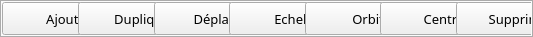
           <widget class="QTabWidget" name="tabWidget1">
            <property name="sizePolicy">
             <sizepolicy hsizetype="MinimumExpanding" vsizetype="Preferred">
              <horstretch>0</horstretch>
              <verstretch>0</verstretch>
             </sizepolicy>
            </property>
            <property name="font">
             <font>
              <family>Century Gothic</family>
              <pointsize>10</pointsize>
             </font>
            </property>
            <property name="tabPosition">
             <enum>QTabWidget::South</enum>
            </property>
            <property name="tabShape">
             <enum>QTabWidget::Rounded</enum>
            </property>
            <property name="elideMode">
             <enum>Qt::ElideNone</enum>
            </property>
            <property name="usesScrollButtons">
             <bool>false</bool>
            </property>
            <property name="tabBarAutoHide">
             <bool>true</bool>
            </property>
            <widget class="QWidget" name="tabWidgetPage1">
             <attribute name="title">
              <string/>
             </attribute>
             <layout class="QHBoxLayout" name="horizontalLayout_3">
              <property name="spacing">
               <number>0</number>
              </property>
              <property name="sizeConstraint">
               <enum>QLayout::SetDefaultConstraint</enum>
              </property>
              <property name="leftMargin">
               <number>0</number>
              </property>
              <property name="topMargin">
               <number>0</number>
              </property>
              <property name="rightMargin">
               <number>0</number>
              </property>
              <property name="bottomMargin">
               <number>0</number>
              </property>
              <item>
               <widget class="QPushButton" name="addButton">
                <property name="minimumSize">
                 <size>
                  <width>130</width>
                  <height>33</height>
                 </size>
                </property>
                <property name="maximumSize">
                 <size>
                  <width>85</width>
                  <height>33</height>
                 </size>
                </property>
                <property name="font">
                 <font>
                  <family>Century Gothic</family>
                  <pointsize>10</pointsize>
                 </font>
                </property>
                <property name="text">
                 <string> Ajouter</string>
                </property>
                <property name="icon">
                 <iconset resource="../ressource.qrc">
                  <normaloff>:/assets/assets/add.png</normaloff>:/assets/assets/add.png</iconset>
                </property>
                <property name="iconSize">
                 <size>
                  <width>23</width>
                  <height>23</height>
                 </size>
                </property>
                <property name="flat">
                 <bool>false</bool>
                </property>
               </widget>
              </item>
              <item>
               <widget class="QPushButton" name="duplicateButton">
                <property name="sizePolicy">
                 <sizepolicy hsizetype="MinimumExpanding" vsizetype="Minimum">
                  <horstretch>0</horstretch>
                  <verstretch>0</verstretch>
                 </sizepolicy>
                </property>
                <property name="minimumSize">
                 <size>
                  <width>130</width>
                  <height>25</height>
                 </size>
                </property>
                <property name="maximumSize">
                 <size>
                  <width>39</width>
                  <height>33</height>
                 </size>
                </property>
                <property name="font">
                 <font>
                  <family>Century Gothic</family>
                  <pointsize>10</pointsize>
                 </font>
                </property>
                <property name="text">
                 <string> Dupliquer</string>
                </property>
                <property name="icon">
                 <iconset resource="../ressource.qrc">
                  <normaloff>:/assets/assets/copy.png</normaloff>:/assets/assets/copy.png</iconset>
                </property>
                <property name="iconSize">
                 <size>
                  <width>23</width>
                  <height>23</height>
                 </size>
                </property>
                <property name="default">
                 <bool>false</bool>
                </property>
                <property name="flat">
                 <bool>false</bool>
                </property>
               </widget>
              </item>
              <item>
               <widget class="QPushButton" name="moveButton">
                <property name="sizePolicy">
                 <sizepolicy hsizetype="MinimumExpanding" vsizetype="Minimum">
                  <horstretch>0</horstretch>
                  <verstretch>0</verstretch>
                 </sizepolicy>
                </property>
                <property name="minimumSize">
                 <size>
                  <width>130</width>
                  <height>25</height>
                 </size>
                </property>
                <property name="maximumSize">
                 <size>
                  <width>39</width>
                  <height>33</height>
                 </size>
                </property>
                <property name="font">
                 <font>
                  <family>Century Gothic</family>
                  <pointsize>10</pointsize>
                 </font>
                </property>
                <property name="toolTip">
                 <string>Déplacer</string>
                </property>
                <property name="text">
                 <string> Déplacer</string>
                </property>
                <property name="icon">
                 <iconset resource="../ressource.qrc">
                  <normaloff>:/assets/assets/move.png</normaloff>:/assets/assets/move.png</iconset>
                </property>
                <property name="iconSize">
                 <size>
                  <width>23</width>
                  <height>23</height>
                 </size>
                </property>
                <property name="default">
                 <bool>false</bool>
                </property>
                <property name="flat">
                 <bool>false</bool>
                </property>
               </widget>
              </item>
              <item>
               <widget class="QPushButton" name="scaleButton">
                <property name="sizePolicy">
                 <sizepolicy hsizetype="MinimumExpanding" vsizetype="Minimum">
                  <horstretch>0</horstretch>
                  <verstretch>0</verstretch>
                 </sizepolicy>
                </property>
                <property name="minimumSize">
                 <size>
                  <width>130</width>
                  <height>25</height>
                 </size>
                </property>
                <property name="maximumSize">
                 <size>
                  <width>39</width>
                  <height>33</height>
                 </size>
                </property>
                <property name="font">
                 <font>
                  <family>Century Gothic</family>
                  <pointsize>10</pointsize>
                 </font>
                </property>
                <property name="toolTip">
                 <string>Echelle</string>
                </property>
                <property name="text">
                 <string> Echelle</string>
                </property>
                <property name="icon">
                 <iconset resource="../ressource.qrc">
                  <normaloff>:/assets/assets/scale.png</normaloff>:/assets/assets/scale.png</iconset>
                </property>
                <property name="iconSize">
                 <size>
                  <width>23</width>
                  <height>23</height>
                 </size>
                </property>
                <property name="default">
                 <bool>false</bool>
                </property>
                <property name="flat">
                 <bool>false</bool>
                </property>
               </widget>
              </item>
              <item>
               <widget class="QPushButton" name="rotateButton">
                <property name="sizePolicy">
                 <sizepolicy hsizetype="Minimum" vsizetype="Minimum">
                  <horstretch>0</horstretch>
                  <verstretch>0</verstretch>
                 </sizepolicy>
                </property>
                <property name="minimumSize">
                 <size>
                  <width>130</width>
                  <height>25</height>
                 </size>
                </property>
                <property name="maximumSize">
                 <size>
                  <width>39</width>
                  <height>33</height>
                 </size>
                </property>
                <property name="font">
                 <font>
                  <family>Century Gothic</family>
                  <pointsize>10</pointsize>
                 </font>
                </property>
                <property name="toolTip">
                 <string>Tourner</string>
                </property>
                <property name="text">
                 <string> Orbite</string>
                </property>
                <property name="icon">
                 <iconset resource="../ressource.qrc">
                  <normaloff>:/assets/assets/rotate.png</normaloff>:/assets/assets/rotate.png</iconset>
                </property>
                <property name="iconSize">
                 <size>
                  <width>23</width>
                  <height>23</height>
                 </size>
                </property>
                <property name="default">
                 <bool>false</bool>
                </property>
                <property name="flat">
                 <bool>false</bool>
                </property>
               </widget>
              </item>
              <item>
               <widget class="QPushButton" name="centerButton">
                <property name="minimumSize">
                 <size>
                  <width>130</width>
                  <height>25</height>
                 </size>
                </property>
                <property name="maximumSize">
                 <size>
                  <width>39</width>
                  <height>33</height>
                 </size>
                </property>
                <property name="font">
                 <font>
                  <family>Century Gothic</family>
                  <pointsize>10</pointsize>
                 </font>
                </property>
                <property name="text">
                 <string> Centrer</string>
                </property>
                <property name="icon">
                 <iconset resource="../ressource.qrc">
                  <normaloff>:/assets/assets/coordinate.png</normaloff>:/assets/assets/coordinate.png</iconset>
                </property>
                <property name="iconSize">
                 <size>
                  <width>23</width>
                  <height>23</height>
                 </size>
                </property>
                <property name="default">
                 <bool>false</bool>
                </property>
                <property name="flat">
                 <bool>false</bool>
                </property>
               </widget>
              </item>
              <item>
               <widget class="QPushButton" name="deleteButton">
                <property name="sizePolicy">
                 <sizepolicy hsizetype="Minimum" vsizetype="Minimum">
                  <horstretch>0</horstretch>
                  <verstretch>0</verstretch>
                 </sizepolicy>
                </property>
                <property name="minimumSize">
                 <size>
                  <width>130</width>
                  <height>25</height>
                 </size>
                </property>
                <property name="maximumSize">
                 <size>
                  <width>57</width>
                  <height>33</height>
                 </size>
                </property>
                <property name="font">
                 <font>
                  <family>Century Gothic</family>
                  <pointsize>10</pointsize>
                 </font>
                </property>
                <property name="toolTip">
                 <string>Supprimer</string>
                </property>
                <property name="text">
                 <string>Supprimer</string>
                </property>
                <property name="icon">
                 <iconset resource="../ressource.qrc">
                  <normaloff>:/assets/assets/remove.png</normaloff>:/assets/assets/remove.png</iconset>
                </property>
                <property name="iconSize">
                 <size>
                  <width>23</width>
                  <height>23</height>
                 </size>
                </property>
                <property name="checkable">
                 <bool>false</bool>
                </property>
                <property name="checked">
                 <bool>false</bool>
                </property>
                <property name="autoDefault">
                 <bool>false</bool>
                </property>
                <property name="default">
                 <bool>false</bool>
                </property>
                <property name="flat">
                 <bool>false</bool>
                </property>
               </widget>
              </item>
             </layout>
            </widget>
           </widget>
